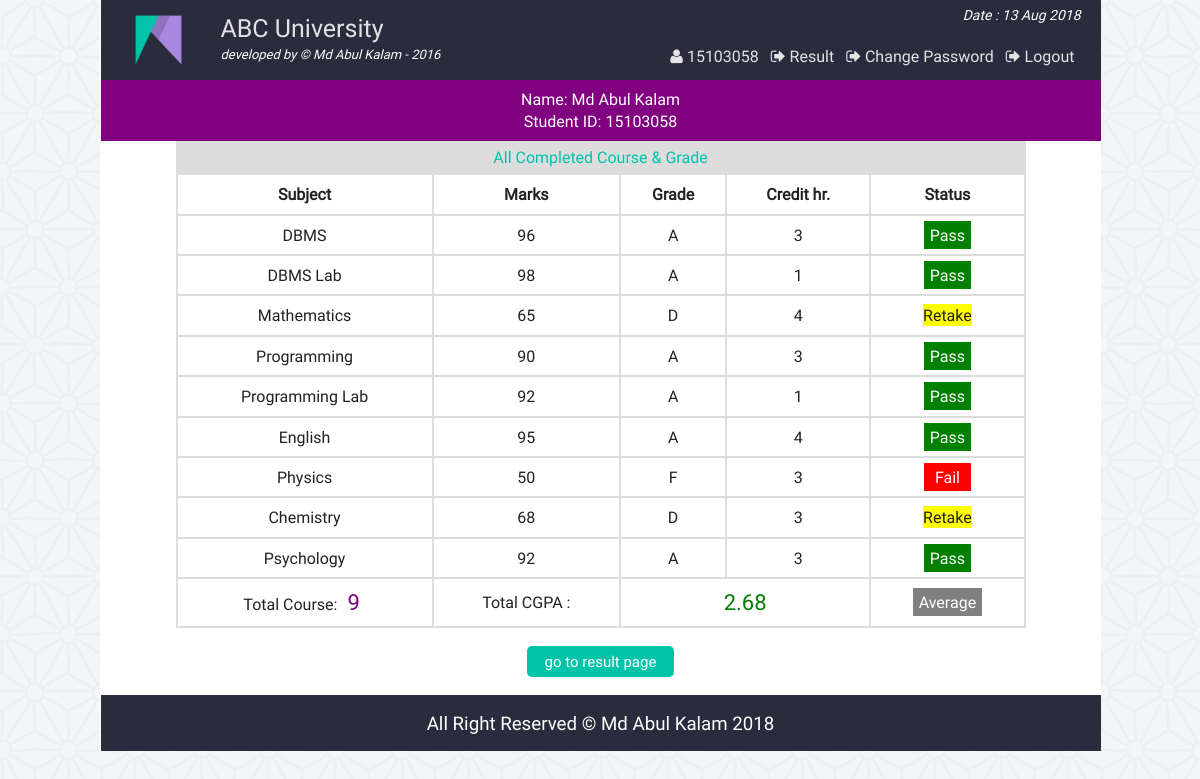
The page /view_single_cgpa.php?vr=15103058&vn=Md Abul Kalam (signed in) on the database its author committed.
### tables this page shows
CREATE TABLE IF NOT EXISTS `result` (
  `id` int(11) NOT NULL AUTO_INCREMENT,
  `st_id` int(11) NOT NULL,
  `marks` int(5) NOT NULL,
  `sub` varchar(50) NOT NULL,
  `semester` varchar(20) NOT NULL,
  PRIMARY KEY (`id`)
);

### php/functions.php (called while the page is built, shortened)
<?php
class login_registration_class{
	public function view_cgpa($stid){
		global $conn;
		$sql = "select * from result where st_id='$stid'";
		$result = $conn->query($sql);
		return $result;
	}
};
?>

### view_single_cgpa.php (the view, shortened to what this page needs)
<?php
	require "php/config.php";
	require_once "php/functions.php";
	$user = new login_registration_class();
	if(isset($_REQUEST['vr'])){
		$stid = $_REQUEST['vr'];
		$name = $_REQUEST['vn'];
	}
?>
<?php
include "php/headertop.php";
?>
<div class="all_student fix">
		<?php
		function credit_hour($x){
			if($x=="DBMS") return 3;
			elseif($x == "DBMS Lab") return 1;
			elseif($x == "Mathematics") return 4;
			elseif($x == "Programming") return 3;
			elseif($x == "Programming Lab") return 1;
			elseif($x == "English") return 4;
			elseif($x == "Physics") return 3;
			elseif($x == "Chemistry") return 3;
			elseif($x == "Psychology") return 3;
		}
		function grade_point($gd){
			if($gd<60) return 0;
			elseif($gd>=60 && $gd<70) return 1;
			elseif($gd>=70 && $gd<80) return 2;
			elseif($gd>=80 && $gd<90) return 3;
			elseif($gd>=90 && $gd<=100) return 4;
		}
		?>
	<div class="fix">
	<p style="text-align:center;color:#fff;background:purple;margin:0;padding:8px;"><?php echo "Name: ".$name."<br>Student ID: " . $stid; ?></p>
	</div>
<div  class="fix">
	<p style='text-align:center;background:#ddd;color:#01C3AA;padding:5px;width:84%;margin:0 auto'>All Completed Course & Grade</p>
</div>
	<?php
			$i=0;
			$ch = 0;
			$gp = 0;
				$get_result = $user->view_cgpa($stid);
				if($get_result && ($get_result->num_rows)>0){
			?>
				<table class="tab_two" style="text-align:center;width:85%;margin:0 auto">
					<th>Subject</th>
					<th>Marks</th>
					<th>Grade</th>
					<th>Credit hr.</th>
					<th>Status</th>
		<?php
				while($rows = $get_result->fetch_assoc()){
				$i++;
				$ch = $ch + credit_hour($rows['sub']);
		?>
			<tr>
				<td><?php echo $rows['sub']; ?></td>
				<td><?php echo $rows['marks']; ?></td>
				<td>
				<?php
					$mark = $rows['marks'];
					if($mark<60){echo "F";}
					elseif($mark>=60 && $mark<70){echo "D";}
					elseif($mark>=70 && $mark<80){echo "C";}
					elseif($mark>=80 && $mark<90){echo "B";}
					elseif($mark>=90 && $mark<=100){echo "A";}
					$gp = $gp + (credit_hour($rows['sub']) * grade_point($rows['marks']));
				?>
				</td>
				<td><?php echo credit_hour($rows['sub']); ?></td>
				<td>
				<?php
					$stat = $rows['marks'];
					if($stat<60){
						echo "<span style='background:red;padding:3px 11px;color:#fff;'>Fail</span>";
					}elseif($stat>=60 && $stat<70){
						echo "<span style='background:yellow'>Retake</span>";
					}else{
						echo "<span style='background:green;padding:3px 6px;color:#fff;'>Pass</span>";
					}
				?>
				</td>
			</tr>
			<?php } ?>
			<tr>
			<td><?php echo "Total Course: <span style='color:#800080;padding:3px 6px;font-size:22px'>".$i."</span>"; ?></td>
				<td colspan="1">Total CGPA : </td>
				<td colspan="2">
				<?php
				$sg = $gp/$ch;
				echo "<span style='color:green;padding:3px 6px;font-size:22px'>" . round($sg,2) . "</span>"; ?>
				</td>
				<td>
					<?php
						if($sg>=3.5){
							echo "<span style='background:purple;padding:3px 6px;color:#fff;'>Excellent";
						}elseif($sg>=3.0 && $sg<3.5){
							echo "<span style='background:green;padding:3px 6px;color:#fff;'>Good";
						}elseif($sg>=2.5 && $sg<3.0){
							echo "<span style='background:gray;padding:3px 6px;color:#fff;'>Average";
						}else{
							echo "<span style='background:red;padding:3px 6px;color:#fff;'>Probation";
						}
					?>
				</td>
			</tr>
		</table>
		<?php
			}
			else{
				echo  "<p style='color:red;text-align:center'>Nothing Found</p>";
				}
		?>
		<div class="back fix">
			<p style="text-align:center"><a href="view_single_result.php?vr=<?php echo $stid?>&vn=<?php echo $name?>"><button class="editbtn">go to result page</button></a></p>
		</div>
</div>
<?php include "php/footerbottom.php";?>

### css/main.css (style rules this page uses)
html { color: #222; font-size: 1em; line-height: 1.4; }
a { text-decoration:none; }
.fix { overflow:hidden; }
body { font-family:roboto !important; background:url(../img/ptrn.png) repeat fixed; }
.st_reg th, td { padding: 8px; }
.editbtn { background-color: #01C3AA; border: none; border-radius:5px; color: white; padding: 5px 18px; text-align: center; text-decoration: none; display: inline-block; font-size: 15px; margin: 2px 1px; cursor: pointer; }
.all_student { min-height:450px; }
table.att_tab tr,td,th { border:2px solid #ddd; border-collapse:collapse; padding:8px; }

### rows shown on the page
result: sub "DBMS", marks "96", shows "A", sub "3", shows "Pass"
result: sub "DBMS Lab", marks "98", shows "A", sub "1", shows "Pass"
result: sub "Mathematics", marks "65", shows "D", sub "4", shows "Retake"
result: sub "Programming", marks "90", shows "A", sub "3", shows "Pass"
result: sub "Programming Lab", marks "92", shows "A", sub "1", shows "Pass"
result: sub "English", marks "95", shows "A", sub "4", shows "Pass"
result: sub "Physics", marks "50", shows "F", sub "3", shows "Fail"
result: sub "Chemistry", marks "68", shows "D", sub "3", shows "Retake"
result: sub "Psychology", marks "92", shows "A", sub "3", shows "Pass"

### other values the page prints
$sid "15103058"
$name "Md Abul Kalam"
$stid "15103058"
$i "9"
$sg "2.68"
